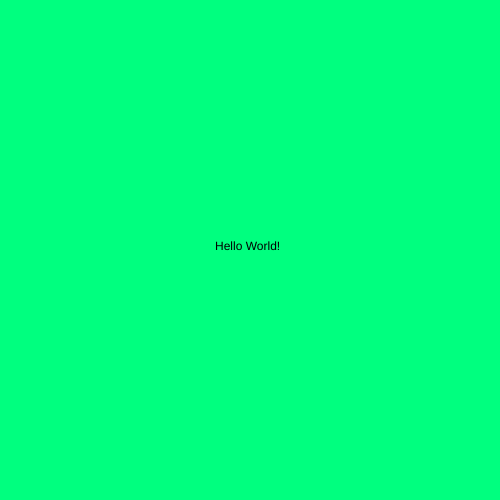
Frame 1 (no input)
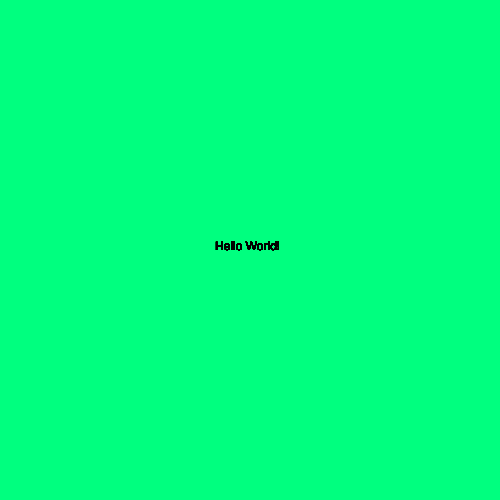
Frame 60 (no input)
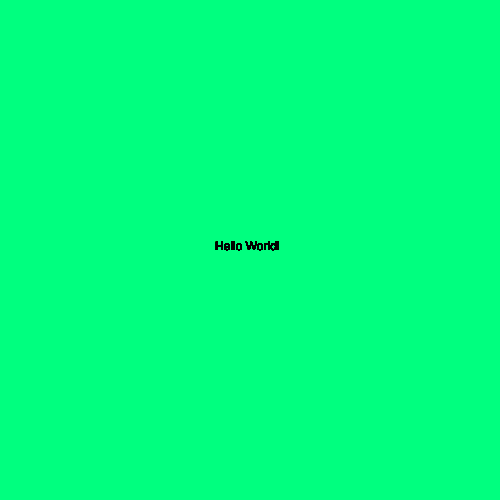
Frame 120 (the mouse pressed at the canvas centre since frame 60)

The p5.js sketch that drew these frames (run headless with seeded random() and noise() and a simulated clock; from frame 60 on, the mouse is pressed at the canvas centre):

// p5.js sketch
// ── sketch.js
// Initiate setup function
function setup() {
    
    // Create a canvas that is 500 pixels wide
    // and 500 pixels high
    createCanvas( 500, 500 )
    
    // Color the background Spring Green
    // using RGB color scale
    background( 0, 255, 127 )
}

// Initiate draw function
function draw() {
    
    // Tell p5 to write: Hello World!
    // at coordinates: x-215 and y-250
    text("Hello World!", 215, 250)
}
